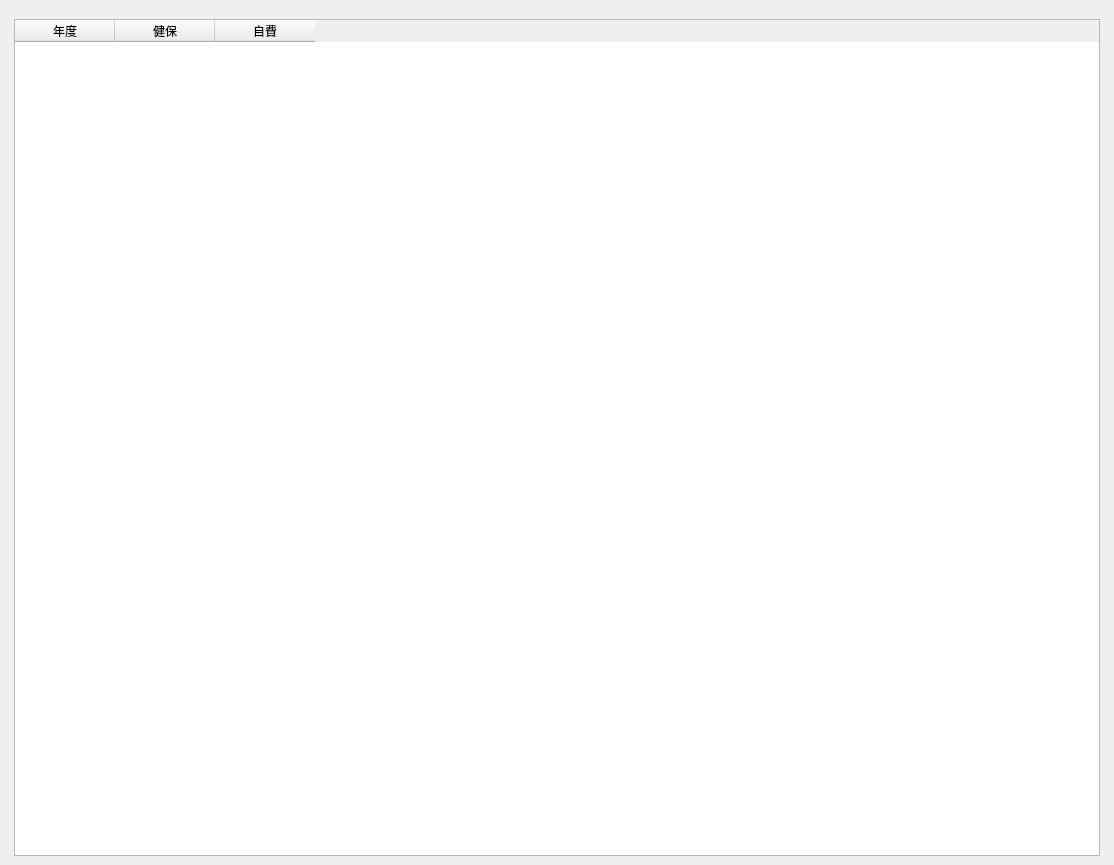
<?xml version="1.0" encoding="UTF-8"?>
<ui version="4.0">
 <class>WindowStatisticsInsDiscountRegistFee</class>
 <widget class="QMainWindow" name="WindowStatisticsInsDiscountRegistFee">
  <property name="geometry">
   <rect>
    <x>0</x>
    <y>0</y>
    <width>1114</width>
    <height>865</height>
   </rect>
  </property>
  <property name="windowTitle">
   <string>掛號費優待統計</string>
  </property>
  <widget class="QWidget" name="centralwidget">
   <layout class="QHBoxLayout" name="horizontalLayout">
    <item>
     <layout class="QVBoxLayout" name="verticalLayout">
      <property name="leftMargin">
       <number>5</number>
      </property>
      <property name="topMargin">
       <number>10</number>
      </property>
      <property name="rightMargin">
       <number>5</number>
      </property>
      <item>
       <layout class="QVBoxLayout" name="verticalLayout_5">
        <item>
         <layout class="QHBoxLayout" name="horizontalLayout_2">
          <item>
           <layout class="QVBoxLayout" name="verticalLayout_3">
            <item>
             <widget class="QTableWidget" name="tableWidget_medical_record">
              <property name="editTriggers">
               <set>QAbstractItemView::NoEditTriggers</set>
              </property>
              <property name="alternatingRowColors">
               <bool>true</bool>
              </property>
              <property name="selectionMode">
               <enum>QAbstractItemView::SingleSelection</enum>
              </property>
              <property name="selectionBehavior">
               <enum>QAbstractItemView::SelectRows</enum>
              </property>
              <column>
               <property name="text">
                <string>年度</string>
               </property>
              </column>
              <column>
               <property name="text">
                <string>健保</string>
               </property>
              </column>
              <column>
               <property name="text">
                <string>自費</string>
               </property>
              </column>
             </widget>
            </item>
           </layout>
          </item>
          <item>
           <layout class="QVBoxLayout" name="verticalLayout_chart"/>
          </item>
         </layout>
        </item>
       </layout>
      </item>
     </layout>
    </item>
   </layout>
  </widget>
  <widget class="QMenuBar" name="menubar">
   <property name="geometry">
    <rect>
     <x>0</x>
     <y>0</y>
     <width>1114</width>
     <height>32</height>
    </rect>
   </property>
  </widget>
  <action name="action_export_excel">
   <property name="icon">
    <iconset>
     <normaloff>../icons/document-export.svg</normaloff>../icons/document-export.svg</iconset>
   </property>
   <property name="text">
    <string>匯出Excel</string>
   </property>
  </action>
 </widget>
 <resources/>
 <connections/>
</ui>
